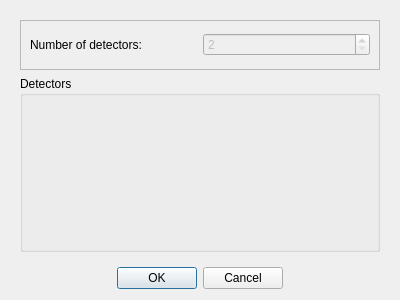
<?xml version="1.0" encoding="UTF-8"?>
<ui version="4.0">
 <class>Dialog</class>
 <widget class="QDialog" name="Dialog">
  <property name="geometry">
   <rect>
    <x>0</x>
    <y>0</y>
    <width>400</width>
    <height>300</height>
   </rect>
  </property>
  <property name="windowTitle">
   <string>Detectors configuration</string>
  </property>
  <layout class="QVBoxLayout" name="verticalLayout">
   <item>
    <widget class="QWidget" name="widget" native="true">
     <layout class="QGridLayout" name="gridLayout">
      <item row="0" column="0">
       <widget class="QFrame" name="frame">
        <property name="minimumSize">
         <size>
          <width>0</width>
          <height>0</height>
         </size>
        </property>
        <property name="maximumSize">
         <size>
          <width>16777215</width>
          <height>50</height>
         </size>
        </property>
        <property name="frameShape">
         <enum>QFrame::StyledPanel</enum>
        </property>
        <property name="frameShadow">
         <enum>QFrame::Raised</enum>
        </property>
        <layout class="QHBoxLayout" name="horizontalLayout">
         <item>
          <widget class="QLabel" name="label">
           <property name="text">
            <string>Number of detectors:</string>
           </property>
          </widget>
         </item>
         <item>
          <widget class="QSpinBox" name="channel_spinBox">
           <property name="enabled">
            <bool>false</bool>
           </property>
           <property name="minimum">
            <number>2</number>
           </property>
           <property name="maximum">
            <number>8</number>
           </property>
           <property name="singleStep">
            <number>2</number>
           </property>
          </widget>
         </item>
        </layout>
       </widget>
      </item>
      <item row="2" column="0">
       <widget class="QGroupBox" name="groupBox">
        <property name="title">
         <string>Detectors</string>
        </property>
        <layout class="QVBoxLayout" name="verticalLayoutDetectors"/>
       </widget>
      </item>
     </layout>
    </widget>
   </item>
   <item>
    <widget class="QDialogButtonBox" name="buttonBox">
     <property name="orientation">
      <enum>Qt::Horizontal</enum>
     </property>
     <property name="standardButtons">
      <set>QDialogButtonBox::Cancel|QDialogButtonBox::Ok</set>
     </property>
     <property name="centerButtons">
      <bool>true</bool>
     </property>
    </widget>
   </item>
  </layout>
 </widget>
 <resources/>
 <connections>
  <connection>
   <sender>buttonBox</sender>
   <signal>accepted()</signal>
   <receiver>Dialog</receiver>
   <slot>accept()</slot>
   <hints>
    <hint type="sourcelabel">
     <x>248</x>
     <y>254</y>
    </hint>
    <hint type="destinationlabel">
     <x>157</x>
     <y>274</y>
    </hint>
   </hints>
  </connection>
  <connection>
   <sender>buttonBox</sender>
   <signal>rejected()</signal>
   <receiver>Dialog</receiver>
   <slot>reject()</slot>
   <hints>
    <hint type="sourcelabel">
     <x>316</x>
     <y>260</y>
    </hint>
    <hint type="destinationlabel">
     <x>286</x>
     <y>274</y>
    </hint>
   </hints>
  </connection>
 </connections>
</ui>
